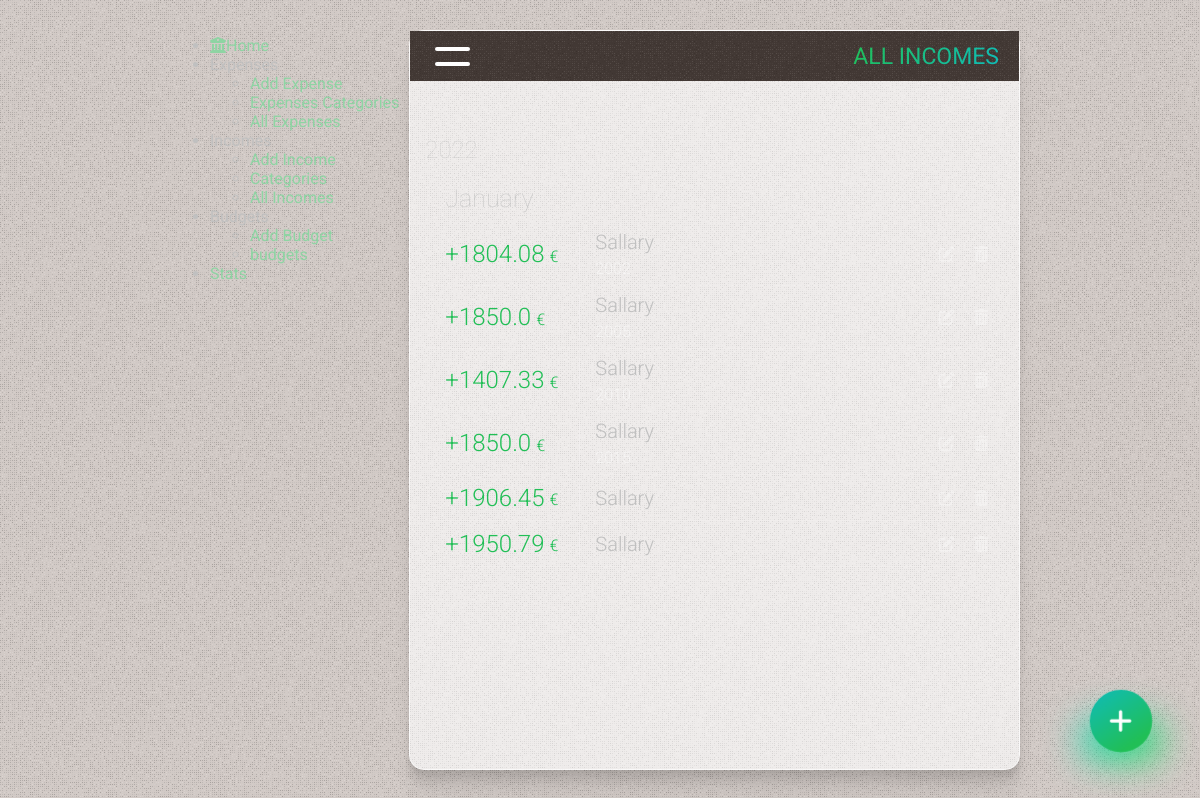
/incomes, run on an earlier commit of the app's database.
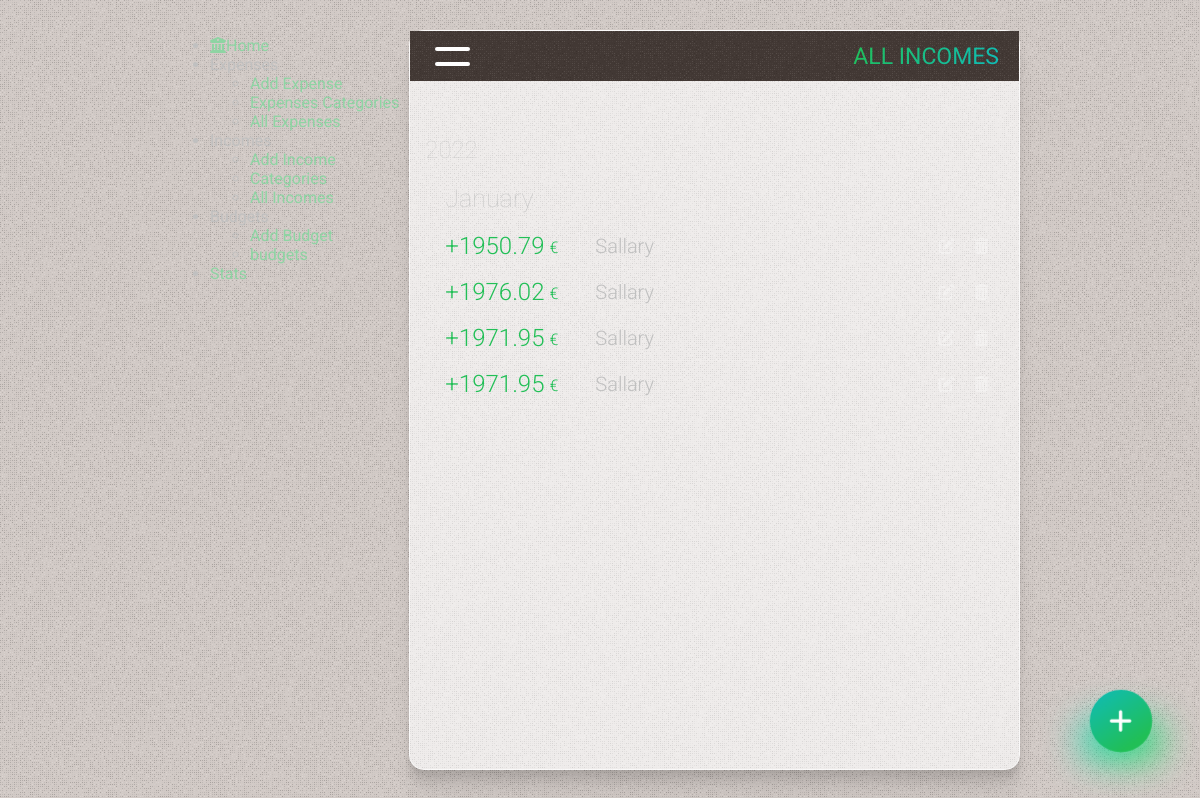
And on a later commit of the database.
### tables this page shows
CREATE TABLE incomes
(
    id       INTEGER PRIMARY KEY AUTOINCREMENT,
    date     TIMESTAMP NOT NULL DEFAULT CURRENT_TIMESTAMP,
    amount   REAL      NOT NULL,
    category INTEGER   NOT NULL,
    comment  TEXT

);

CREATE TABLE categories_income
(
    id         INTEGER PRIMARY KEY AUTOINCREMENT,
    name       TEXT NOT NULL,
    primordial TEXT DEFAULT NULL,
    state      TEXT DEFAULT false
);

### app.py (the view)
@app.route('/incomes')
def incomes():
    conn = get_db_connection()
    incomes = conn.execute(
        'SELECT incomes.id, strftime("%m", date) as month, strftime("%Y", date) as year, amount, categories_income.name as category, comment  FROM incomes LEFT JOIN categories_income on categories_income.id = incomes.category').fetchall()
    conn.close()
    return render_template('incomes.html', title='All incomes', gradient='text-gradient-green', incomes=incomes)

### app.py (called while the page is built)
def get_db_connection():
    conn = sqlite3.connect('static/database.db')
    conn.row_factory = sqlite3.Row
    return conn

@app.template_filter('month_name')
def month_name(month_number):
    return calendar.month_name[month_number]

### templates/incomes.html (shortened to what this page needs)
{% extends 'base.html' %} {% block content %}
	<div class="page_title {{ gradient }}" >
		<a href="#menu" class="side-panel-toggle" ><span class="line1" ></span ><span class="line2" ></span ></a >
		<span >{% block title %} {{ title }} {% endblock %}</span >
	</div >
	<div class="content" >
		{% if incomes|length == 0 %}
			<div class="no-results mt-50" >You have not added any income yet. Click on (+) to add</div >
		{% else %}
			<div class="cards  relative" >
				{% for key, list in incomes|groupby('year')|sort(attribute='0', reverse=True) %}
					<div class="ml-10 cards-day" >{{ key }} </div >
					{% for key2, list2 in list|groupby('month')|sort(attribute='0', reverse=True) %}
						<div class=" subtitle2 mt-20" >{{ key2|int|month_name }} </div >
						{% for id, month, year, amount, category, comment in list2 %}
							<div class="card flex items-center relative overflow-hidden flex-wrap  card-income " >
								<div class="flex items-center w-full" >
									<div class="card-info flex flex-1" >
										<div class="flex flex-1" >
											<span class="card-amount flex items-center" >  {{ amount }} <span >&euro;</span > </span >
											<div class="flex flex-col justify-center ml-15" >
												<div class="flex items-center" >
													<span class="{{ color }} card-category" >  {{ category }}  </span >
												</div >
												{% if (comment != '') and (comment !=None) %}
													<span class="block mt-5 card-comment" >  {{ comment }} </span >
												{% endif %}
											</div >
										</div >
										<div class="card-btns  flex items-center flex-shrink-0 ml-auto" >
											<a href="/income-edit/{{ id }}" class="btn-ac" >
												<i class="fa-solid fa-pen-to-square" ></i >
											</a >
											<form action="{{ url_for('delete_income', id=id) }}" method="POST" >
												<button type="submit" class="btn-ac"
																onclick="return confirm('Are you sure you want to delete this post?')" >
													<i class="fa-solid fa-trash-can" ></i >
												</button >
											</form >
										</div >
									</div >
								</div >
							</div >
						{% endfor %}
					{% endfor %}
				{% endfor %}
			</div >
		{% endif %}
	</div >
{% endblock %}

### templates/base.html (shortened to what this page needs)
<!DOCTYPE html>
<html lang="en" class="dark-theme" >
<head >
	<link rel="stylesheet" href="{{ url_for('static', filename= 'css/splide.min.css') }}" />
	<link rel="stylesheet" href="https://cdnjs.cloudflare.com/ajax/libs/font-awesome/6.0.0-beta3/css/all.min.css" />
	<link rel="stylesheet" href="{{ url_for('static', filename= 'css/mmenu.css') }}" />
	<link rel="stylesheet" href="{{ url_for('static', filename= 'css/styles.css') }}" />
</head >
<body class="w-full flex flex-col" >
<div class="flex container w-full h-full flex-1" >
	<nav id="menu" >
		<ul >
			<li ><a href="{{ url_for('index') }}" ><i class="fa-solid fa-bank" ></i >Home</a ></li >
			<li ><span >Expenses</span >
				<ul >
					<li ><a href="{{ url_for('add') }}" >Add Expense</a ></li >
					<li ><a href="{{ url_for('categories') }}" >Expenses Categories</a ></li >
					<li ><a href="{{ url_for('all_expenses') }}" >All Expenses</a ></li >
				</ul >
			</li >
			<li ><span >Incomes</span >
				<ul >
					<li ><a href="{{ url_for('add_income') }}" >Add Income</a ></li >
					<li ><a href="{{ url_for('categories_income') }}" >Categories</a ></li >
					<li ><a href="{{ url_for('incomes') }}" >All Incomes</a ></li >
				</ul >
			</li >
			<li ><span >Budgets</span >
				<ul >
					<li ><a href="{{ url_for('add_budget') }}" >Add Budget</a ></li >
					<li ><a href="{{ url_for('budgets') }}" >budgets</a ></li >
				</ul >
			</li >
			<li ><a href="{{ url_for('stats') }}" >Stats</a ></li >
		</ul >
	</nav >
	<div class="right-container overflow--hidden flex-1 " >
		{% block content %} {% endblock %}
	</div >
</div >
{% if request.path == '/' or request.path == '/all-expenses' %}
	<a href="/add" class="fancy-button  bg-gradient-red add" ><span ><i class="fa-solid fa-plus" ></i ></span ></a >
{% elif request.path == '/incomes' %}
	<a href="/add_income" class="fancy-button  bg-gradient-green add" ><span ><i
			class="fa-solid fa-plus" ></i ></span ></a >
{% endif %}
<link rel="stylesheet" href="https://cdn.jsdelivr.net/npm/flatpickr/dist/flatpickr.min.css" >
</body >
</html >

### static/css/mmenu.css (style rules this page uses)
:root { --mm-line-height: 20px; --mm-listitem-size: 44px; --mm-navbar-size: 44px; --mm-offset-top: 0; --mm-offset-right: 0; --mm-offset-bottom: 0; --mm-offset-left: 0; --mm-color-border: rgba(0, 0, 0, 0.1); --mm-color-button: rgba(0, 0, 0, 0.3); --mm-color-text: rgba(0, 0, 0, 0.75); --mm-color-text-dimmed: rgba(0, 0, 0, 0.3); --mm-color-background: #f3f3f3; --mm-color-background-highlight: rgba(0, 0, 0, 0.05); --mm-color-background-emphasis: rgba(255, 255, 255, 0.4); --mm-shadow: 0 0 10px rgba(0, 0, 0, 0.3) }
:root { --mm-iconbar-size: 50px }
:root { --mm-iconpanel-size: 50px }
:root { --mm-sidebar-collapsed-size: 50px; --mm-sidebar-expanded-size: 440px }

What changed in the data, as far as the page shows it:
removed incomes: amount "1804.08", name "Sallary", comment "2002"
removed incomes: amount "1850.0", name "Sallary", comment "2005"
removed incomes: amount "1407.33", name "Sallary"
removed incomes: amount "1850.0", name "Sallary"
removed incomes: amount "1906.45", name "Sallary"
added incomes: amount "1976.02", name "Sallary"
added incomes: amount "1971.95", name "Sallary"
added incomes: amount "1971.95", name "Sallary"
